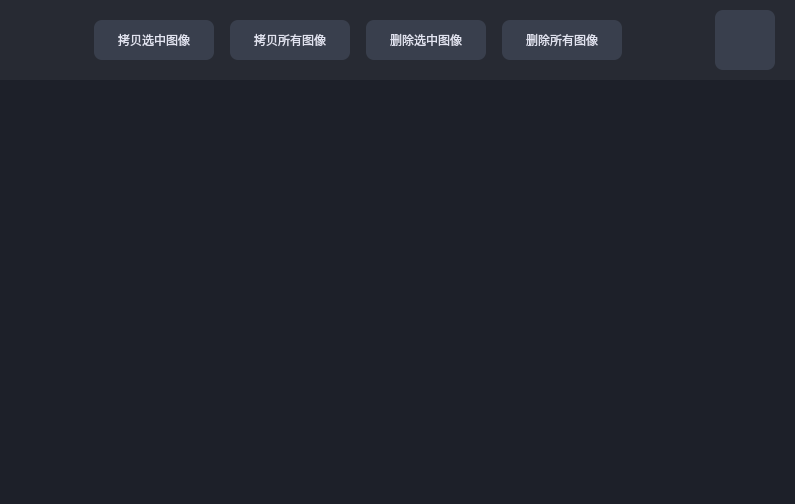
<?xml version="1.0" encoding="UTF-8"?>
<ui version="4.0">
 <class>ImageViewer</class>
 <widget class="QWidget" name="ImageViewer">
  <property name="geometry">
   <rect>
    <x>0</x>
    <y>0</y>
    <width>795</width>
    <height>504</height>
   </rect>
  </property>
  <property name="windowTitle">
   <string>Form</string>
  </property>
  <property name="styleSheet">
   <string notr="true">#ImageViewer {
	background-color: rgb(29, 32, 41);
}
#image_list{
   color:rgba(255, 255, 255, 1);
	border:0px;
	outline:none;
   
	background-color: rgb(29, 32, 41);
}

#image_list::item::selected{
color:rgba(51, 51, 51, 1);
background-color: rgba(57, 63, 77, 1);
}

</string>
  </property>
  <layout class="QVBoxLayout" name="verticalLayout">
   <property name="spacing">
    <number>0</number>
   </property>
   <property name="leftMargin">
    <number>0</number>
   </property>
   <property name="topMargin">
    <number>0</number>
   </property>
   <property name="rightMargin">
    <number>0</number>
   </property>
   <property name="bottomMargin">
    <number>0</number>
   </property>
   <item alignment="Qt::AlignVCenter">
    <widget class="QWidget" name="top" native="true">
     <property name="sizePolicy">
      <sizepolicy hsizetype="Preferred" vsizetype="Fixed">
       <horstretch>0</horstretch>
       <verstretch>0</verstretch>
      </sizepolicy>
     </property>
     <property name="minimumSize">
      <size>
       <width>0</width>
       <height>80</height>
      </size>
     </property>
     <property name="styleSheet">
      <string notr="true">#top {
	background-color: rgb(39, 42, 51);
}

QPushButton {
   border-radius:8px;
	color: rgb(225, 227, 240);
	background-color: rgba(57, 63, 77, 1);
}

QPushButton::pressed{
   border-radius:8px;
	color: rgb(225, 227, 240);
	background-color: rgba(24, 144, 255, 1);
}

#back_btn{
   background-color:transparent;
	border-image: url(:/resources/images/back.png);
}

#back_btn::clicked{
   background-color:transparent;
	border-image: url(:/resources/images/back.png);
}

#selectMode_btn {
	image: url(:/resources/images/select_mode.png);
	background-color: rgba(57, 63, 77, 1);
   border-radius:8px;
}
#selectMode_btn::checked {
	image: url(:/resources/images/select_mode.png);
	background-color: rgba(24, 144, 255, 1);
   border-radius:8px;
}</string>
     </property>
     <layout class="QHBoxLayout" name="horizontalLayout">
      <property name="leftMargin">
       <number>0</number>
      </property>
      <property name="topMargin">
       <number>0</number>
      </property>
      <property name="rightMargin">
       <number>0</number>
      </property>
      <property name="bottomMargin">
       <number>0</number>
      </property>
      <item>
       <spacer name="horizontalSpacer_3">
        <property name="orientation">
         <enum>Qt::Horizontal</enum>
        </property>
        <property name="sizeType">
         <enum>QSizePolicy::Fixed</enum>
        </property>
        <property name="sizeHint" stdset="0">
         <size>
          <width>20</width>
          <height>20</height>
         </size>
        </property>
       </spacer>
      </item>
      <item alignment="Qt::AlignVCenter">
       <widget class="QPushButton" name="back_btn">
        <property name="sizePolicy">
         <sizepolicy hsizetype="Fixed" vsizetype="Fixed">
          <horstretch>0</horstretch>
          <verstretch>0</verstretch>
         </sizepolicy>
        </property>
        <property name="minimumSize">
         <size>
          <width>28</width>
          <height>48</height>
         </size>
        </property>
        <property name="maximumSize">
         <size>
          <width>28</width>
          <height>48</height>
         </size>
        </property>
        <property name="text">
         <string/>
        </property>
       </widget>
      </item>
      <item>
       <spacer name="horizontalSpacer_4">
        <property name="orientation">
         <enum>Qt::Horizontal</enum>
        </property>
        <property name="sizeType">
         <enum>QSizePolicy::Fixed</enum>
        </property>
        <property name="sizeHint" stdset="0">
         <size>
          <width>40</width>
          <height>20</height>
         </size>
        </property>
       </spacer>
      </item>
      <item>
       <widget class="QPushButton" name="copySelected_btn">
        <property name="sizePolicy">
         <sizepolicy hsizetype="Fixed" vsizetype="Fixed">
          <horstretch>0</horstretch>
          <verstretch>0</verstretch>
         </sizepolicy>
        </property>
        <property name="minimumSize">
         <size>
          <width>120</width>
          <height>40</height>
         </size>
        </property>
        <property name="text">
         <string>拷贝选中图像</string>
        </property>
       </widget>
      </item>
      <item>
       <spacer name="horizontalSpacer_5">
        <property name="orientation">
         <enum>Qt::Horizontal</enum>
        </property>
        <property name="sizeType">
         <enum>QSizePolicy::Fixed</enum>
        </property>
        <property name="sizeHint" stdset="0">
         <size>
          <width>10</width>
          <height>20</height>
         </size>
        </property>
       </spacer>
      </item>
      <item>
       <widget class="QPushButton" name="copyAll_btn">
        <property name="sizePolicy">
         <sizepolicy hsizetype="Fixed" vsizetype="Fixed">
          <horstretch>0</horstretch>
          <verstretch>0</verstretch>
         </sizepolicy>
        </property>
        <property name="minimumSize">
         <size>
          <width>120</width>
          <height>40</height>
         </size>
        </property>
        <property name="text">
         <string>拷贝所有图像</string>
        </property>
       </widget>
      </item>
      <item>
       <spacer name="horizontalSpacer_6">
        <property name="orientation">
         <enum>Qt::Horizontal</enum>
        </property>
        <property name="sizeType">
         <enum>QSizePolicy::Fixed</enum>
        </property>
        <property name="sizeHint" stdset="0">
         <size>
          <width>10</width>
          <height>20</height>
         </size>
        </property>
       </spacer>
      </item>
      <item>
       <widget class="QPushButton" name="delSelected_btn">
        <property name="sizePolicy">
         <sizepolicy hsizetype="Fixed" vsizetype="Fixed">
          <horstretch>0</horstretch>
          <verstretch>0</verstretch>
         </sizepolicy>
        </property>
        <property name="minimumSize">
         <size>
          <width>120</width>
          <height>40</height>
         </size>
        </property>
        <property name="text">
         <string>删除选中图像</string>
        </property>
       </widget>
      </item>
      <item>
       <spacer name="horizontalSpacer_7">
        <property name="orientation">
         <enum>Qt::Horizontal</enum>
        </property>
        <property name="sizeType">
         <enum>QSizePolicy::Fixed</enum>
        </property>
        <property name="sizeHint" stdset="0">
         <size>
          <width>10</width>
          <height>20</height>
         </size>
        </property>
       </spacer>
      </item>
      <item>
       <widget class="QPushButton" name="delAll_btn">
        <property name="sizePolicy">
         <sizepolicy hsizetype="Fixed" vsizetype="Fixed">
          <horstretch>0</horstretch>
          <verstretch>0</verstretch>
         </sizepolicy>
        </property>
        <property name="minimumSize">
         <size>
          <width>120</width>
          <height>40</height>
         </size>
        </property>
        <property name="text">
         <string>删除所有图像</string>
        </property>
       </widget>
      </item>
      <item>
       <spacer name="horizontalSpacer">
        <property name="orientation">
         <enum>Qt::Horizontal</enum>
        </property>
        <property name="sizeHint" stdset="0">
         <size>
          <width>40</width>
          <height>20</height>
         </size>
        </property>
       </spacer>
      </item>
      <item>
       <widget class="QPushButton" name="selectMode_btn">
        <property name="sizePolicy">
         <sizepolicy hsizetype="Fixed" vsizetype="Fixed">
          <horstretch>0</horstretch>
          <verstretch>0</verstretch>
         </sizepolicy>
        </property>
        <property name="minimumSize">
         <size>
          <width>60</width>
          <height>60</height>
         </size>
        </property>
        <property name="text">
         <string/>
        </property>
        <property name="checkable">
         <bool>true</bool>
        </property>
       </widget>
      </item>
      <item>
       <spacer name="horizontalSpacer_2">
        <property name="orientation">
         <enum>Qt::Horizontal</enum>
        </property>
        <property name="sizeType">
         <enum>QSizePolicy::Fixed</enum>
        </property>
        <property name="sizeHint" stdset="0">
         <size>
          <width>20</width>
          <height>0</height>
         </size>
        </property>
       </spacer>
      </item>
     </layout>
    </widget>
   </item>
   <item>
    <widget class="QListWidget" name="image_list">
     <property name="styleSheet">
      <string notr="true"/>
     </property>
     <property name="sizeAdjustPolicy">
      <enum>QAbstractScrollArea::AdjustToContents</enum>
     </property>
     <property name="selectionMode">
      <enum>QAbstractItemView::SingleSelection</enum>
     </property>
     <property name="iconSize">
      <size>
       <width>300</width>
       <height>300</height>
      </size>
     </property>
     <property name="movement">
      <enum>QListView::Static</enum>
     </property>
     <property name="resizeMode">
      <enum>QListView::Adjust</enum>
     </property>
     <property name="spacing">
      <number>20</number>
     </property>
     <property name="viewMode">
      <enum>QListView::IconMode</enum>
     </property>
     <property name="batchSize">
      <number>101</number>
     </property>
     <property name="itemAlignment">
      <set>Qt::AlignHCenter</set>
     </property>
    </widget>
   </item>
  </layout>
 </widget>
 <resources/>
 <connections>
  <connection>
   <sender>back_btn</sender>
   <signal>clicked()</signal>
   <receiver>ImageViewer</receiver>
   <slot>close()</slot>
   <hints>
    <hint type="sourcelabel">
     <x>47</x>
     <y>59</y>
    </hint>
    <hint type="destinationlabel">
     <x>0</x>
     <y>55</y>
    </hint>
   </hints>
  </connection>
  <connection>
   <sender>image_list</sender>
   <signal>itemClicked(QListWidgetItem*)</signal>
   <receiver>ImageViewer</receiver>
   <slot>onItemClicked(QListWidgetItem*)</slot>
   <hints>
    <hint type="sourcelabel">
     <x>331</x>
     <y>293</y>
    </hint>
    <hint type="destinationlabel">
     <x>923</x>
     <y>318</y>
    </hint>
   </hints>
  </connection>
  <connection>
   <sender>selectMode_btn</sender>
   <signal>toggled(bool)</signal>
   <receiver>ImageViewer</receiver>
   <slot>onSelectModeToggled(bool)</slot>
   <hints>
    <hint type="sourcelabel">
     <x>743</x>
     <y>44</y>
    </hint>
    <hint type="destinationlabel">
     <x>861</x>
     <y>45</y>
    </hint>
   </hints>
  </connection>
  <connection>
   <sender>copySelected_btn</sender>
   <signal>clicked()</signal>
   <receiver>ImageViewer</receiver>
   <slot>onCopySelectedClicked()</slot>
   <hints>
    <hint type="sourcelabel">
     <x>191</x>
     <y>47</y>
    </hint>
    <hint type="destinationlabel">
     <x>116</x>
     <y>-23</y>
    </hint>
   </hints>
  </connection>
  <connection>
   <sender>copyAll_btn</sender>
   <signal>clicked()</signal>
   <receiver>ImageViewer</receiver>
   <slot>onCopyAllClicked()</slot>
   <hints>
    <hint type="sourcelabel">
     <x>299</x>
     <y>38</y>
    </hint>
    <hint type="destinationlabel">
     <x>303</x>
     <y>-41</y>
    </hint>
   </hints>
  </connection>
  <connection>
   <sender>delSelected_btn</sender>
   <signal>clicked()</signal>
   <receiver>ImageViewer</receiver>
   <slot>onDelSelectClicked()</slot>
   <hints>
    <hint type="sourcelabel">
     <x>440</x>
     <y>35</y>
    </hint>
    <hint type="destinationlabel">
     <x>452</x>
     <y>-39</y>
    </hint>
   </hints>
  </connection>
  <connection>
   <sender>delAll_btn</sender>
   <signal>clicked()</signal>
   <receiver>ImageViewer</receiver>
   <slot>onDelAllClicked()</slot>
   <hints>
    <hint type="sourcelabel">
     <x>566</x>
     <y>38</y>
    </hint>
    <hint type="destinationlabel">
     <x>571</x>
     <y>-49</y>
    </hint>
   </hints>
  </connection>
 </connections>
 <slots>
  <slot>onItemClicked(QListWidgetItem*)</slot>
  <slot>onSelectModeToggled(bool)</slot>
  <slot>onCopySelectedClicked()</slot>
  <slot>onCopyAllClicked()</slot>
  <slot>onDelSelectClicked()</slot>
  <slot>onDelAllClicked()</slot>
 </slots>
</ui>
